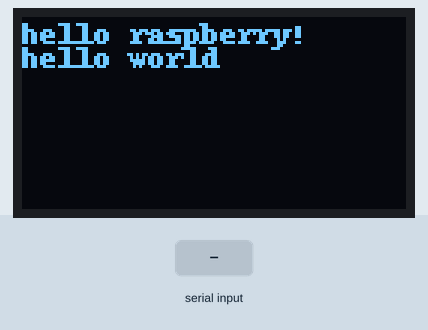
A program run on a simulated Raspberry Pi (BCM pin numbers). Parts: 128×64 one-colour display. The test bench sets the inputs (shaded band). What the program prints to the terminal is not drawn. At 1.5 s the program stops and its outputs stay as they are.

Above: at 1.3 s.
1.4 s: "1" typed at the terminal, then Enter
Timing chart, 0 to 3.0 s (numbered marks = the images above; inputs shaded):
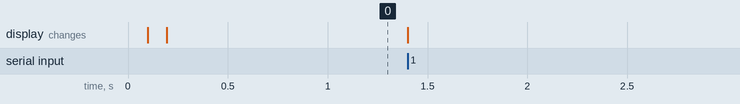

The program:

hello_world.py
```python
from luma.core.interface.serial import i2c, spi
from luma.core.render import canvas
from luma.oled.device import ssd1306, ssd1325, ssd1331, sh1106

serial = i2c(port=1, address=0x3C)
device = ssd1306(serial)
def a():
	def b():
		def c():
			pass

with canvas(device) as draw:
    #draw.rectangle(device.bounding_box, outline="white", fill="black")
    draw.text((0, 0), "hello raspberry!", fill="white")
    draw.text((0,8),"hello world",fill="green")
input()
```
